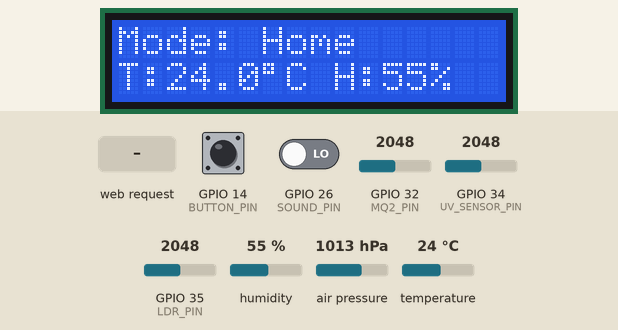
A program run on a simulated ESP32. Parts: 16×2 character LCD. The inputs (shaded band) are chosen by the test bench; at power-on: GPIO 32 (MQ2_PIN) = 2048, GPIO 14 (BUTTON_PIN) HIGH, GPIO 35 (LDR_PIN) = 2048, GPIO 26 (SOUND_PIN) LOW, GPIO 34 (UV_SENSOR_PIN) = 2048, humidity 55 %, air pressure 1013 hPa, temperature 24 °C. WiFi joins after 1.5 s; servers stay silent unless stated; what the program prints to the serial monitor is not drawn.

Above: at 1.6 s.
1.7 s: GPIO 32 (MQ2_PIN) set to 1228
At 4.8 s:
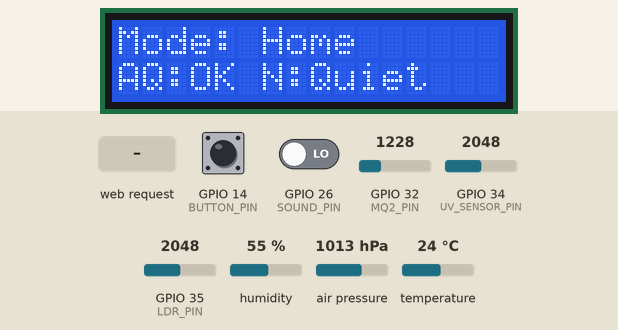
9.6 s: GPIO 14 (BUTTON_PIN) pulled LOW for 0.15 s
At 10.6 s:
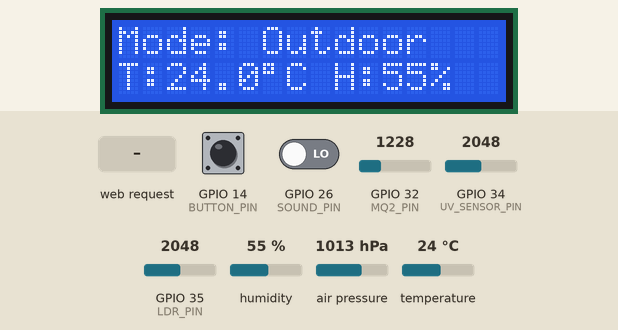
17.7 s: GPIO 14 (BUTTON_PIN) pulled LOW for 1 s
At 18.9 s:
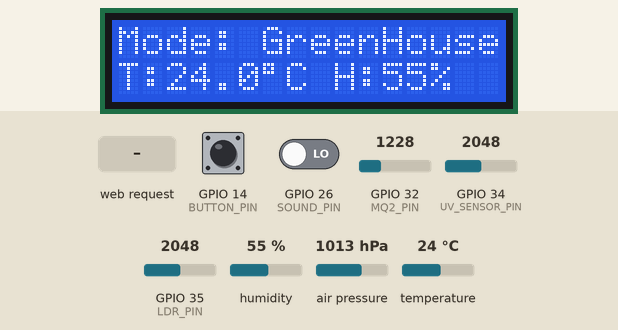
26.6 s: GPIO 35 (LDR_PIN) set to 2416
31.5 s: GPIO 35 (LDR_PIN) set to 2501
At 34.9 s:
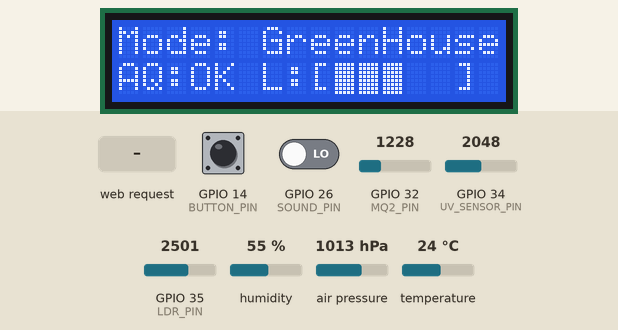
39.4 s: HTTP request GET /setmode?mode=1 received
At 44.9 s:
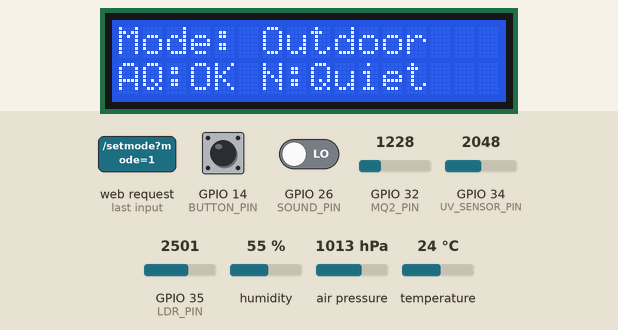
Timing chart, 0 to 46.4 s (numbered marks = the images above; inputs shaded):
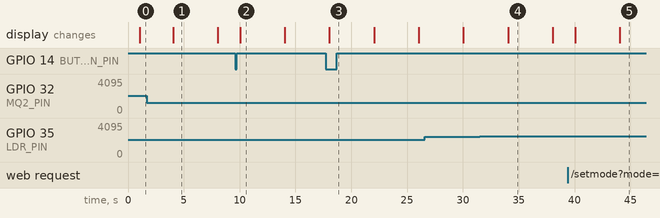

The program:

main.cpp
```cpp
#include "config.h"
#include "sensors.h"
#include "comfort.h"
#include "display.h"
#include "web_server.h"

void setup() {
  Serial.begin(115200);

  initializeDisplay();
  initializeSensors();
  initializeWiFi();
}

void loop() {
  handleWiFiAndServer();
  handleButton();
  displayModeOnLCD();
}
```

comfort.cpp
```cpp
#include "comfort.h"
#include "sensors.h"

float normalizeValue(float value, ComfortRange &range) {
  // Ideal range
  if (value >= range.idealMin && value <= range.idealMax) {
    return 100.0;
  }

  // Lower acceptable range
  if (value >= range.acceptableMin && value < range.idealMin) {
    return 50.0 + 50.0 * (value - range.acceptableMin) / (range.idealMin - range.acceptableMin);
  }

  // Upper acceptable range
  if (value > range.idealMax && value <= range.acceptableMax) {
    return 50.0 + 50.0 * (range.acceptableMax - value) / (range.acceptableMax - range.idealMax);
  }

  // Unacceptable range
  return 0.0;
}

float processComfortParam(ComfortRange &range, float value, float &totalWeight) {
  if (range.weight <= 0) {
    return 0.0;
  }

  float normalizedValue = normalizeValue(value, range);
  totalWeight += range.weight;
  return normalizedValue * range.weight;
}

float calculateComfortScore() {
  float score = 0.0;
  float totalWeight = 0.0;
  ComfortParam& params = comfortParams[displayMode];

  // Process each comfort parameter
  score += processComfortParam(params.temperature, readTemperature(), totalWeight);
  score += processComfortParam(params.humidity, readHumidity(), totalWeight);
  score += processComfortParam(params.noise, readNoiseValue(), totalWeight);
  score += processComfortParam(params.light, readLightLevel(), totalWeight);
  score += processComfortParam(params.airQuality, readAirQuality(), totalWeight);
  score += processComfortParam(params.uvIndex, readUVIndex(), totalWeight);
  score += processComfortParam(params.pressure, readPressure(), totalWeight);

  // Add up the scores for used parameters
  if (totalWeight > 0) {
    return score / totalWeight;
  } else {
    return 0.0;
  }
}
```

comfort.h
```cpp
#ifndef COMFORT_H
#define COMFORT_H

#include "config.h"

// ------------------- COMFORT CALCULATION FUNCTIONS -------------------
float calculateComfortScore();
float normalizeValue(float value, ComfortRange &range);
float processComfortParam(ComfortRange &range, float value, float &totalWeight);

#endif
```

display.cpp
```cpp
#include "display.h"
#include "sensors.h"
#include "comfort.h"

void initializeDisplay() {
  lcd.init();
  lcd.backlight();
  Serial.println("LCD initialized successfully");
}

void handleButton() {
  int reading = digitalRead(BUTTON_PIN);
  if (reading != lastButtonReading) lastDebounceTime = millis();
  if ((millis() - lastDebounceTime) > debounceDelay) {
    if (reading == LOW && buttonState == HIGH) {
      displayMode = (displayMode + 1) % 3;
      currentMetricGroupIndex = 0;
      lastMetricCycleTime = millis();
    }
    buttonState = reading;
  }
  lastButtonReading = reading;
}

void displayModeOnLCD() {
  if (millis() - lastDisplayUpdate < 1000) {
    return;
  }

  lastDisplayUpdate = millis();

  lcd.setCursor(0, 0);
  lcd.print("Mode: ");
  lcd.print(modes[displayMode].name);
  int nameLen = strlen(modes[displayMode].name);

  // Clear the rest of the line
  for (int i = 6 + nameLen; i < 16; i++) {
    lcd.print(" ");
  }

  std::vector<String>& metrics = modes[displayMode].metrics;

  if (millis() - lastMetricCycleTime >= metricCycleInterval) {
    lastMetricCycleTime = millis();
    currentMetricGroupIndex++;
  }

  std::vector<String> lines;
  String currentLine = "";
  for (String metric : metrics) {
    String mStr = formatShortMetric(metric);
    if (currentLine.length() + mStr.length() + 1 <= 16) {
      if (!currentLine.isEmpty()) currentLine += " ";
      currentLine += mStr;
    } else {
      lines.push_back(currentLine);
      currentLine = mStr;
    }
  }
  if (!currentLine.isEmpty()) lines.push_back(currentLine);

  if (currentMetricGroupIndex >= lines.size()) currentMetricGroupIndex = 0;

  String lineToShow = lines[currentMetricGroupIndex];

  // Update only if text is different
  if (lineToShow != lastDisplayedLine) {
    lcd.setCursor(0, 1);
    lcd.print(lineToShow);
    for (int i = lineToShow.length(); i < 16; i++) lcd.print(" ");
    lastDisplayedLine = lineToShow;
  }
}

String formatShortMetric(const String& metric) {
  if (metric == "Temperature") {
    float t = readTemperature();
    if (t < 0) t = 0;
    return "T:" + String(t, 1) + "\xDF" "C";
  }
  if (metric == "Humidity") {
    float h = readHumidity();
    if (h < 0) h = 0;
    return "H:" + String(h, 0) + "%";
  }
  if (metric == "Noise") {
    return "N:" + String(readNoise() == "Quiet" ? "Quiet" : "Loud");
  }
  if (metric == "UV") {
    return "UV:" + String(readUVIndex());
  }
  if (metric == "Light") {
    int level = readLightLevel();
    String bar = "";
    for (int i = 0; i < 5; i++) {
      bar += (i < level) ? "\xFF" : " ";
    }
    return "L:[" + bar + "]";
  }
  if (metric == "Pressure") {
    float p = readPressure();
    return "P:" + String(p, 0) + "hPa";
  }
  if (metric == "AirQuality") {
    float aq = readAirQuality();
    float acceptableMax = comfortParams[displayMode].airQuality.acceptableMax;
    String status = (aq > acceptableMax) ? "Bad" : "OK";
    return "AQ:" + status;
  }
  if (metric == "Score") {
    float score = calculateComfortScore();
    return "Score:" + String(score, 0) + "%";
  }
  return "";
}
```

display.h
```cpp
#ifndef DISPLAY_H
#define DISPLAY_H

#include "config.h"

// ------------------- INITIALIZATION -------------------
void initializeDisplay();

// ------------------- BUTTON HANDLING -------------------
void handleButton();

// ------------------- LCD DISPLAY FUNCTIONS -------------------
void displayModeOnLCD();
String formatShortMetric(const String& metric);

#endif
```

sensors.cpp
```cpp
#include "sensors.h"

void initializeSensors() {
  dht.begin();
  pinMode(SOUND_PIN, INPUT);
  pinMode(BUTTON_PIN, INPUT);

  if (bmp.begin()) {
    bmp.setSampling(Adafruit_BMP280::MODE_NORMAL,
                    Adafruit_BMP280::SAMPLING_X2,
                    Adafruit_BMP280::SAMPLING_X16,
                    Adafruit_BMP280::FILTER_X16,
                    Adafruit_BMP280::STANDBY_MS_500);
    Serial.println("BMP280 initialized successfully");
  } else {
    Serial.println("BMP280 not found!");
  }
}

float readTemperature() {
  float t = dht.readTemperature();
  return isnan(t) ? -1 : t;
}

float readHumidity() {
  float h = dht.readHumidity();
  return isnan(h) ? -1 : h;
}

float readPressure() {
  float p = bmp.readPressure();
  return isnan(p) ? -1 : p / 100.0F;
}

String readNoise() {
  return digitalRead(SOUND_PIN) == HIGH ? "Loud" : "Quiet";
}

float readNoiseValue() {
  return digitalRead(SOUND_PIN) == HIGH ? 1.0 : 0.0;
}

float adcInMillivolts(int analogPin) {
  int analogValue = analogRead(analogPin);
  float voltage = (analogValue * analogReference) / adcMaxValue;
  return voltage * 1000.0;
}

int convertVoltageToUVIndex(float mvVoltage) {
  if (mvVoltage < 50) return 0;
  if (mvVoltage < 227) return 1;
  if (mvVoltage < 318) return 2;
  if (mvVoltage < 408) return 3;
  if (mvVoltage < 503) return 4;
  if (mvVoltage < 606) return 5;
  if (mvVoltage < 696) return 6;
  if (mvVoltage < 795) return 7;
  if (mvVoltage < 881) return 8;
  if (mvVoltage < 976) return 9;
  if (mvVoltage < 1079) return 10;
  return 11;
}

int readUVIndex() {
  float mvVoltage = adcInMillivolts(UV_SENSOR_PIN);
  int uvIndex = convertVoltageToUVIndex(mvVoltage);
  return uvIndex;
}

int readLightLevel() {
  float mvVoltage = adcInMillivolts(LDR_PIN);
  int level = map(mvVoltage, 0, 1100, 0, 5);
  return constrain(level, 0, 5);
}

float readAirQuality() {
  float mvVoltage = adcInMillivolts(MQ2_PIN);
  float qualityIndex = map(mvVoltage, 0, 1100, 500, 0);
  return mvVoltage;
}
```

sensors.h
```cpp
#ifndef SENSORS_H
#define SENSORS_H

#include "config.h"

// ------------------- INITIALIZATION -------------------
void initializeSensors();

// ------------------- SENSOR READING FUNCTIONS -------------------
float readTemperature();
float readHumidity();
float readPressure();
String readNoise();
float readNoiseValue();
int readUVIndex();
int readLightLevel();
float readAirQuality();

// ------------------- HELPER FUNCTIONS -------------------
float adcInMillivolts(int analogPin);
int convertVoltageToUVIndex(float mvVoltage);

#endif
```

web_server.cpp
```cpp
#include "web_server.h"
#include "sensors.h"
#include "comfort.h"

void initializeWiFi() {
  WiFi.begin(ssid, password);
  Serial.println("Attempting WiFi connection...");
}

void handleWiFiAndServer() {
  if (!wifiConnected && WiFi.status() == WL_CONNECTED) {
    wifiConnected = true;
    if (MDNS.begin("esp32")) Serial.println("MDNS responder started");
    server.on("/", handleRoot);
    server.on("/setmode", handleSetMode);
    server.begin();
    Serial.println("Web server started");
    Serial.print("IP address: ");
    Serial.println(WiFi.localIP());
  }

  if (wifiConnected) {
    server.handleClient();
  }
}

void handleRoot() {
  String html = generateWebPage();
  server.send(200, "text/html", html);
}

void handleSetMode() {
  if (server.hasArg("mode")) {
    String modeArg = server.arg("mode");
    int newMode = modeArg.toInt();

    if (newMode >= 0 && newMode <= 2) {
      displayMode = newMode;
      currentMetricGroupIndex = 0;
      lastMetricCycleTime = millis();
    }
  }

  // Redirect back to main page
  server.sendHeader("Location", "/", true);
  server.send(302, "text/plain", "");
}

String generateWebPage() {
  String html = "<!DOCTYPE html><html><head><meta charset='UTF-8'>\
<meta http-equiv='refresh' content='5'/><meta name='viewport' content='width=device-width, initial-scale=1'>\
<title>Environmental Comfort Monitor</title>\
<link rel='stylesheet' href='https://use.fontawesome.com/releases/v5.7.2/css/all.css'>\
<style>\
  body{background:#121212;color:#eee;font-family:'Segoe UI',sans-serif;text-align:center;padding:20px;}\
  .title{font-size:1.2rem;color:#888;margin-bottom:14px;}p{font-size:1.5rem;margin:12px 0;}i{margin-right:10px;font-size:1.5rem;}\
  .icon{margin-right:10px;font-size:2rem;vertical-align:middle;}.label{font-weight:bold;margin-right:8px;}\
  .units{margin-right:8px;}\
  .bar-container {\
    display: inline-flex;\
    gap: 4px;\
    margin-top: 0px;\
  }\
  .bar-segment {\
    width: 12px;\
    height: 20px;\
    background-color: #e0e0e0;\
    border-radius: 3px;\
  }\
  .bar-segment.filled {\
    background-color: #fff176;\
  }\
  .score-container {\
    background: #2d2d2d;\
    border-radius: 10px;\
    padding: 10px;\
    margin-top: 10px;\
    border: 1px solid #444;\
  }\
  .centered-container {\
    display: flex;\
    justify-content: center;\
    text-align: center;\
  }\
  .progress-outer {\
    height: 20px;\
    border-radius: 10px;\
    background-color: #444;\
    margin: 10px 0;\
    overflow: hidden;\
  }\
  .progress-inner {\
    height: 100%;\
    background: linear-gradient(90deg, #ff5252, #69f0ae);\
    border-radius: 10px;\
    transition: width 0.3s ease;\
  }\
  .mode-buttons {\
    display: flex;\
    justify-content: center;\
    gap: 10px;\
    margin-bottom: 20px;\
  }\
  .mode-button {\
    background-color: #2d2d2d;\
    color: #eee;\
    border: 1px solid #444;\
    border-radius: 5px;\
    padding: 10px 0px 10px 10px;\
    font-size: 1rem;\
    cursor: pointer;\
    transition: all 0.3s ease;\
  }\
  .mode-button:hover {\
    background-color: #444;\
  }\
  .mode-button.active {\
    background-color:#b6ffb6;\
    border-color:#b6ffb6;\
  }\
</style></head><body>";

  html += "<div class='title'>Environmental Comfort Monitor</div>";

  // Buttons to change modes
  html += "<div class='mode-buttons'>";
  for (int i = 0; i < 3; i++) {
    html += "<a href='/setmode?mode=" + String(i) + "' class='mode-button' style='padding-left:10px;'>"
            + String(modes[i].icon) + "</a>";
  }
  html += "</div>";

  html += "<p>" + String(modes[displayMode].icon) + "<span class='label'>Mode:</span><span>" + String(modes[displayMode].name) + "</span></p>";

  for (String metric : modes[displayMode].metrics) {
    html += renderMetric(metric);
  }

  html += generateWarnings();

  html += "</body></html>";
  return html;
}

String renderMetric(const String& metric) {
  if (metric == "Temperature") {
    return "<p><i class='fas fa-thermometer-half icon' style='color:#ff5252;'></i>\
<span class='label'>Temperature:</span><span>" + String(readTemperature(), 1) + "</span><span class='units'> °C</span></p>";
  }
  if (metric == "Humidity") {
    return "<p><i class='fas fa-tint icon' style='color:#4fc3f7;'></i>\
<span class='label'>Humidity:</span><span>" + String(readHumidity(), 0) + "</span><span class='units'> %</span></p>";
  }
  if (metric == "Noise") {
    return "<p><i class='fas fa-volume-up icon' style='color:#ce93d8;'></i>\
<span class='label'>Noise:</span><span>" + readNoise() + "</span></p>";
  }
  if (metric == "UV") {
    return "<p><i class='fas fa-sun icon' style='color:#fdd835;'></i>\
<span class='label'>UV Index:</span><span>" + String(readUVIndex()) + "</span></p>";
  }
  if (metric == "Light") {
    int level = readLightLevel();
    String bar = "<div class='bar-container' style='display:inline-flex; margin-left:8px;'>";
    for (int i = 0; i < 5; i++) {
      bar += "<div class='bar-segment" + String((i < level) ? " filled" : "") + "'></div>";
    }
    bar += "</div>";
    return "<p><i class='fas fa-lightbulb icon' style='color:#fff176;'></i>\
<span class='label'>Light Level:</span>" + bar + "</p>";
  }
  if (metric == "Pressure") {
    return "<p><i class='fas fa-cloud icon' style='color:#90caf9;'></i>\
<span class='label'>Pressure:</span><span>" + String(readPressure(), 1) + "</span><span class='units'> hPa</span></p>";
  }
  if (metric == "AirQuality") {
    float value = readAirQuality();

    // Access current profile’s comfort range for air quality
    ComfortRange airRange = comfortParams[displayMode].airQuality;
    float idealMax = airRange.idealMax;
    float acceptableMax = airRange.acceptableMax;

    // Normalize value for color interpolation
    float ratio = constrain((value - idealMax) / (acceptableMax - idealMax), 0.0, 1.0);

    // Interpolate from green (#69f0ae) to red (#ff5252)
    int r = (int)(105 + ratio * (255 - 105));  // red: 105 -> 255
    int g = (int)(240 - ratio * (240 - 82));   // green: 240 -> 82
    int b = (int)(174 - ratio * (174 - 82));   // blue: 174 -> 82

    char color[8];
    sprintf(color, "#%02x%02x%02x", r, g, b);

    return "<p><i class='fas fa-smog icon' style='color:#a1887f;'></i>\
  <span class='label'>Air Quality:</span><span style='color:" + String(color) + "'>" + String(value, 1) + "</span></p>";
  }
  if (metric == "Score") {
    float score = calculateComfortScore();
    String scoreColor;

    if (score >= 80) {
      scoreColor = "#69f0ae";
    } else if (score >= 60) {
      scoreColor = "#ffd54f";
    } else {
      scoreColor = "#ff5252";
    }

    return "<div class='score-container'><p><i class='fas fa-chart-line icon' style='color:#64b5f6;'></i>\
<span class='label'>Comfort Score:</span><span style='color:" + scoreColor + "'>" + String(score, 0) + "</span><span class='units'> %</span></p>\
<div class='progress-outer'><div class='progress-inner' style='width: " + String(score) + "%;'></div></div></div>";
  }
  return "";
}

String generateWarnings() {
  String warnings = "<div class='centered-container'><div class='score-container' style='max-width: 500px;'><h3 style='text-align:center;'>Environment Warnings</h3><ul style='text-align:center;'>";
  ComfortParam& params = comfortParams[displayMode];

  struct Metric {
    float value;
    ComfortRange range;
    String name;
    String unit;
  } metrics[] = {
    { readTemperature(), params.temperature, "Temperature", "°C" },
    { readHumidity(),    params.humidity,    "Humidity", "%" },
    { readNoiseValue(),  params.noise,       "Noise level", "" },
    { (float)readLightLevel(),  params.light,       "Light level", "/5" },
    { readAirQuality(),  params.airQuality,  "Air quality", "" },
    { (float)readUVIndex(),     params.uvIndex,     "UV Index", "" },
    { readPressure(),    params.pressure,    "Pressure", " hPa" }
  };

  for (auto& metric : metrics) {
    if (metric.range.weight <= 0) continue;

    float val = metric.value;
    auto& r = metric.range;

    String level;

    if (val < r.idealMin) {
      level = (val >= r.acceptableMin) ? "slightly below ideal" : "too low";
    } else if (val > r.idealMax) {
      level = (val <= r.acceptableMax) ? "slightly above ideal" : "too high";
    } else {
      continue;
    }

    warnings += "<li>" + metric.name + " is " + level + ". Ideal range: " +
                String(r.idealMin, 1) + "-" + String(r.idealMax, 1) + metric.unit + ".</li>";
    //If air quality is over ideal max, add a specific warning and write in red
    if (metric.name == "Air quality" && val > r.acceptableMax) {
      warnings += "<li style='color:red;'> There is a chance of a dangerous gas to be in the air. Take caution!.</li>";
    }

  }

  if (warnings.indexOf("<li>") == -1)
    warnings += "<li>All environmental conditions are within ideal ranges.</li>";

  warnings += "</ul></div></div>";
  return warnings;
}
```

web_server.h
```cpp
#ifndef WEB_SERVER_H
#define WEB_SERVER_H

#include "config.h"

// ------------------- INITIALIZATION -------------------
void initializeWiFi();
void handleWiFiAndServer();

// ------------------- WEB HANDLERS -------------------
void handleRoot();
void handleSetMode();

// ------------------- WEB PAGE GENERATION -------------------
String generateWebPage();
String renderMetric(const String &metric);
String generateWarnings();

#endif
```

Source omitted: config.cpp (2240 bytes), config.h (1995 bytes)

Measured:
- the behaviour switches between 2457 and 2458 on GPIO 35 (LDR_PIN) (found by bisection; images 3 and 4)
- after the input at 1.7 s, the display: changes after 2.3 s (image 1)
- after the input at 9.6 s, the display: changes after 0.44 s (image 2)
- after the input at 17.7 s, the display: changes after 0.34 s (image 3)
- after the input at 31.5 s, the display: changes after 2.5 s (image 4)
- after the input at 39.4 s, the display: first changes after 0.64 s (image 5 shows a later state)
- what the display in image 1 shows lasts 4.0 s, from 4.0 s to 8.0 s
